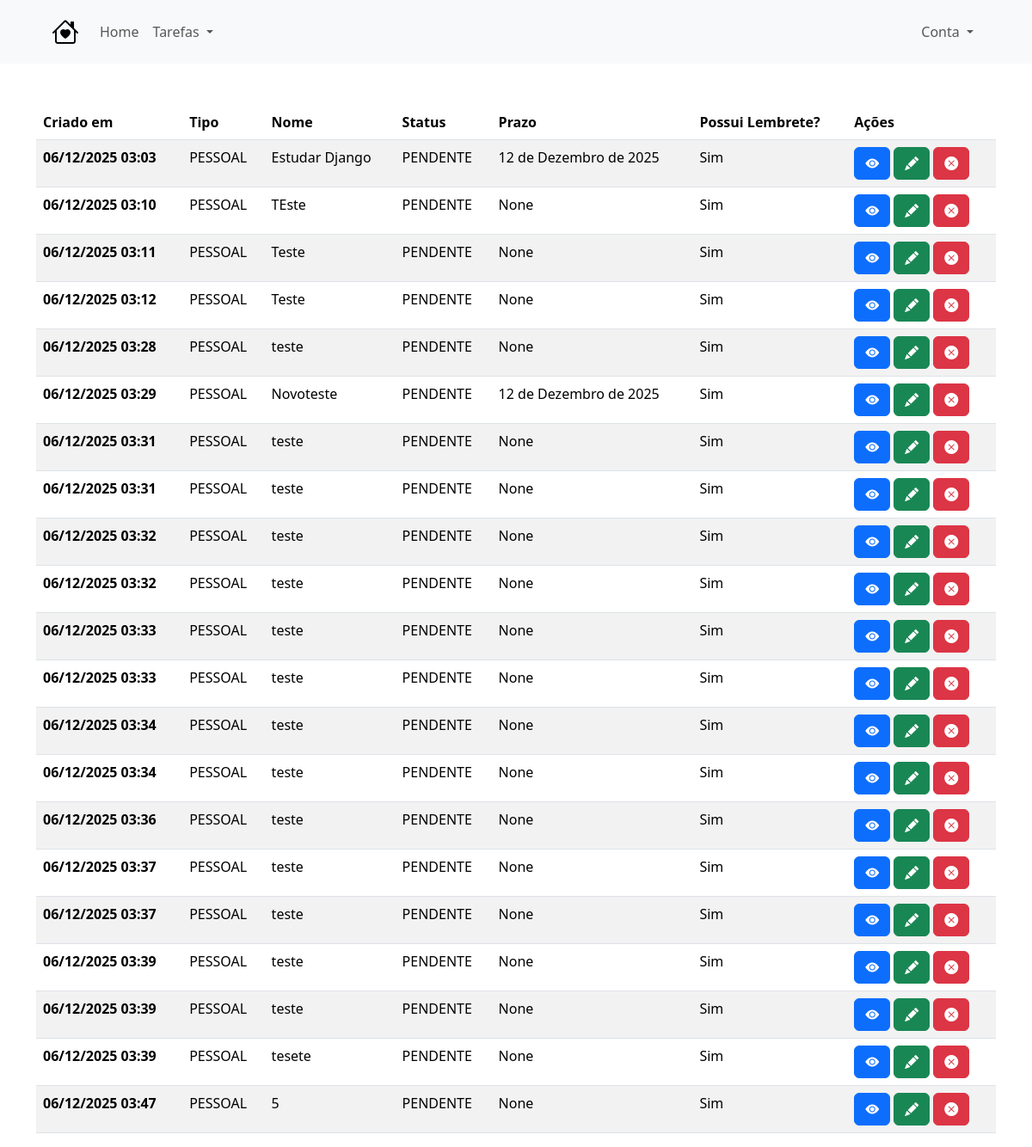
Page /tarefas/visualizar-tarefas/ on the earlier database version.
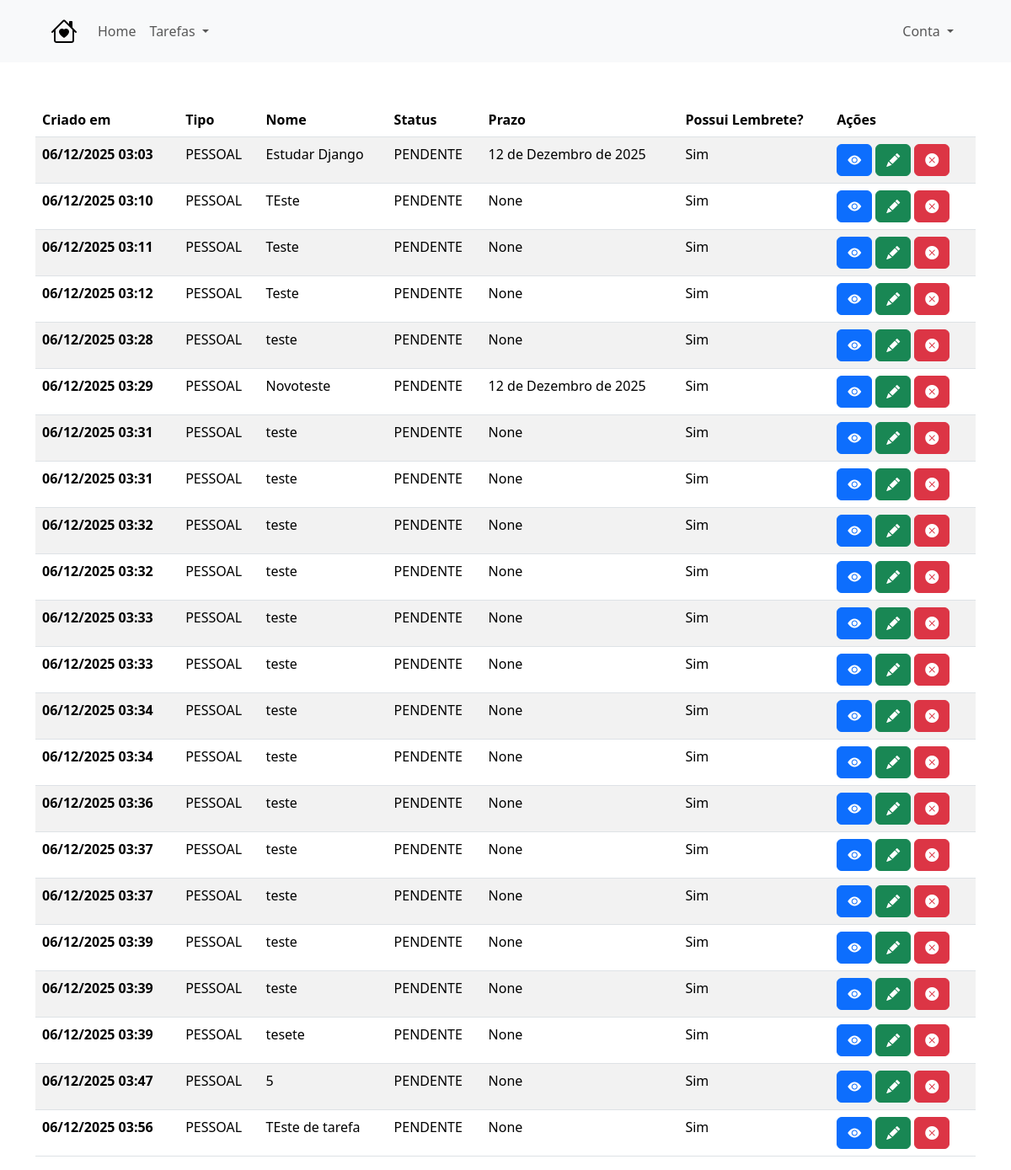
Same page on the later database version.
### tarefas/models.py (models this page shows, shortened)
class Tarefa(models.Model):
    tipo = models.CharField(max_length=12, choices=TipoEnum.choices, default=TipoEnum.PESSOAL)
    criado_em = models.DateTimeField(auto_now_add=True)
    nome = models.CharField(max_length=120)
    prioridade =models.CharField(max_length=9, choices=PrioridadeEnum.choices, default=PrioridadeEnum.NORMAL)
    status = models.CharField(max_length=9, choices=StatusEnum.choices, default=StatusEnum.PENDENTE)
    prazo = models.DateField(null=True, blank=True)
    com_lembrete = models.BooleanField(default=True)

### tarefas/views.py (the view)
# urls.py: path('visualizar-tarefas/', views.visualizar_tarefas, name='visualizar_tarefas'),
def visualizar_tarefas(request):
    tarefas = Tarefa.objects.all()
    context = {
        'tarefas': tarefas
    }
    return render(request, 'tarefas/visualizar_tarefas.html', context=context)

### tarefas/templates/tarefas/visualizar_tarefas.html (shortened to what this page needs)
{% extends 'base.html' %}
{% block content %}
  <table class="table table-striped table-hover">
    <thead>
      <tr>
        <th scope="col">Criado em</th>
        <th scope="col">Tipo</th>
        <th scope="col">Nome</th>
        <th scope="col">Status</th>
        <th scope="col">Prazo</th>
        <th scope="col">Possui Lembrete?</th>
        <th scope="col">Ações</th>
      </tr>
    </thead>
    <tbody>
        {% for tarefa in tarefas %}
      <tr>
        <th scope="row">{{ tarefa.criado_em|date:"d/m/Y H:i" }}</th>
        <td>{{ tarefa.tipo }}</td>
        <td>{{ tarefa.nome }}</td>
        <td>{{ tarefa.status }}</td>
        <td>{{ tarefa.prazo }}</td>
        <td>{% if tarefa.com_lembrete %}Sim{% else %}Não{% endif %}</td>
        <td >
            <div class="d-flex gap-1">
            <a href="#" class="btn btn-primary" data-tarefa-id="{{ tarefa.id }}" data-bs-toggle="modal" data-bs-target="#modalVisualizacaoConfirmarAcao">
              <i class="bi bi-eye-fill"></i></a>
            <a href="#" class="btn btn-success"><i class="bi bi-pencil-fill"></i></a>
            <a href="#" class="btn btn-danger disable-on-submit abrirModalExclusao" data-tarefa-id="{{ tarefa.id }}" data-bs-toggle="modal" data-bs-target="#modalVisualizacaoConfirmarAcao">
              <i class="bi bi-x-circle-fill"></i>
            </a>
            </div>
        </td>
      </tr>
      {% empty %}
      <tr>
        <td colspan=7 class="text-center">Não existem tarefas cadastradas com as especificações selecionadas</td>
      </tr>
      {% endfor %}
    </tbody>
  </table>
{% endblock %}

### templates/base.html (shortened to what this page needs)
<!doctype html>
{% load static %}
<html lang="pt-br">
  <head>
    <link href="https://cdn.jsdelivr.net/npm/bootstrap@5.3.8/dist/css/bootstrap.min.css" rel="stylesheet">
    <link rel="stylesheet" href="https://cdn.jsdelivr.net/npm/bootstrap-icons@1.13.1/font/bootstrap-icons.min.css">
    <link rel="stylesheet" href="{% static 'css/style.css' %}">
  </head>
  <body>
    <nav class="navbar navbar-expand-lg bg-body-tertiary">
        <div class="container-fluid mx-5">
            <a class="navbar-brand" href="#">
                <i class="icon-navbar bi bi-house-heart"></i>
            </a>
            <div class="collapse navbar-collapse" id="navbarSupportedContent">
                <ul class="navbar-nav mb-2 mb-lg-0">
                    <li class="nav-item">
                        <a class="nav-link" href="#">Home</a>
                    </li>
                    <li class="nav-item dropdown">
                        <a class="nav-link dropdown-toggle" href="#" role="button"
                           data-bs-toggle="dropdown" aria-expanded="false">
                           Tarefas
                        </a>
                    </li>
                </ul>
                <ul class="navbar-nav ms-auto mb-2 mb-lg-0">
                    <li class="nav-item dropdown">
                        <a class="nav-link dropdown-toggle" href="#" role="button"
                           data-bs-toggle="dropdown" aria-expanded="false">
                            Conta
                        </a>
                    </li>
                </ul>
            </div>
        </div>
    </nav>
    <div class="container mt-5">
    {% block content %} {% endblock %}
    </div>
  </body>
</html>

### static/css/style.css (style rules this page uses)
.icon-navbar { font-size:32px; }

Differences in the rows shown:
added Tarefa: criado_em "06/12/2025 03:56", tipo "PESSOAL", nome "TEste de tarefa", status "PENDENTE", prazo "None", com_lembrete "Sim"
